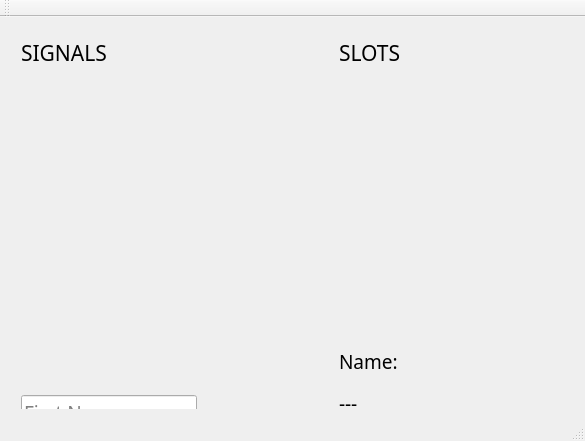
<?xml version="1.0" encoding="UTF-8"?>
<ui version="4.0">
 <class>MainWindow</class>
 <widget class="QMainWindow" name="MainWindow">
  <property name="geometry">
   <rect>
    <x>0</x>
    <y>0</y>
    <width>585</width>
    <height>441</height>
   </rect>
  </property>
  <property name="font">
   <font>
    <family>Bahnschrift</family>
    <pointsize>14</pointsize>
   </font>
  </property>
  <property name="windowTitle">
   <string>MainWindow</string>
  </property>
  <widget class="QWidget" name="centralWidget">
   <widget class="QWidget" name="horizontalLayoutWidget">
    <property name="geometry">
     <rect>
      <x>10</x>
      <y>10</y>
      <width>589</width>
      <height>652</height>
     </rect>
    </property>
    <layout class="QHBoxLayout" name="horizontalLayout">
     <item>
      <layout class="QVBoxLayout" name="VLayoutForm">
       <item>
        <layout class="QFormLayout" name="formLayout">
         <property name="verticalSpacing">
          <number>15</number>
         </property>
         <item row="0" column="0" colspan="2">
          <widget class="QLabel" name="lblTitle_4">
           <property name="font">
            <font>
             <family>Bahnschrift</family>
             <pointsize>16</pointsize>
            </font>
           </property>
           <property name="layoutDirection">
            <enum>Qt::LeftToRight</enum>
           </property>
           <property name="text">
            <string>SIGNALS</string>
           </property>
          </widget>
         </item>
         <item row="1" column="0">
          <spacer name="verticalSpacer">
           <property name="orientation">
            <enum>Qt::Vertical</enum>
           </property>
           <property name="sizeHint" stdset="0">
            <size>
             <width>20</width>
             <height>20</height>
            </size>
           </property>
          </spacer>
         </item>
         <item row="2" column="0">
          <widget class="QLineEdit" name="txtName">
           <property name="font">
            <font>
             <family>Bahnschrift</family>
             <pointsize>14</pointsize>
            </font>
           </property>
           <property name="placeholderText">
            <string>First Name</string>
           </property>
          </widget>
         </item>
         <item row="3" column="0">
          <widget class="QLineEdit" name="txtLastName">
           <property name="font">
            <font>
             <family>Bahnschrift</family>
             <pointsize>14</pointsize>
            </font>
           </property>
           <property name="placeholderText">
            <string>Last Name</string>
           </property>
          </widget>
         </item>
         <item row="5" column="0">
          <widget class="QRadioButton" name="rbFemale">
           <property name="font">
            <font>
             <family>Bahnschrift</family>
             <pointsize>14</pointsize>
            </font>
           </property>
           <property name="text">
            <string>Female</string>
           </property>
           <attribute name="buttonGroup">
            <string notr="true">buttonGroup</string>
           </attribute>
          </widget>
         </item>
         <item row="4" column="0">
          <widget class="QRadioButton" name="rbMale">
           <property name="font">
            <font>
             <family>Bahnschrift</family>
             <pointsize>14</pointsize>
            </font>
           </property>
           <property name="text">
            <string>Male</string>
           </property>
           <attribute name="buttonGroup">
            <string notr="true">buttonGroup</string>
           </attribute>
          </widget>
         </item>
         <item row="7" column="0">
          <layout class="QHBoxLayout" name="horizontalLayout_2">
           <item>
            <widget class="QComboBox" name="cbDay">
             <property name="font">
              <font>
               <family>Bahnschrift</family>
               <pointsize>14</pointsize>
              </font>
             </property>
             <property name="currentText">
              <string/>
             </property>
             <property name="maxVisibleItems">
              <number>31</number>
             </property>
            </widget>
           </item>
           <item>
            <widget class="QComboBox" name="cbMouth">
             <property name="font">
              <font>
               <family>Bahnschrift</family>
               <pointsize>14</pointsize>
              </font>
             </property>
             <property name="currentText">
              <string/>
             </property>
             <property name="maxVisibleItems">
              <number>31</number>
             </property>
            </widget>
           </item>
           <item>
            <widget class="QComboBox" name="cbYear">
             <property name="font">
              <font>
               <family>Bahnschrift</family>
               <pointsize>14</pointsize>
              </font>
             </property>
             <property name="currentText">
              <string/>
             </property>
             <property name="currentIndex">
              <number>-1</number>
             </property>
             <property name="maxVisibleItems">
              <number>100</number>
             </property>
            </widget>
           </item>
          </layout>
         </item>
         <item row="6" column="0">
          <widget class="QLabel" name="lblTitle_5">
           <property name="font">
            <font>
             <family>Bahnschrift</family>
             <pointsize>14</pointsize>
            </font>
           </property>
           <property name="text">
            <string>Birthday:</string>
           </property>
          </widget>
         </item>
        </layout>
       </item>
      </layout>
     </item>
     <item>
      <layout class="QVBoxLayout" name="VLayoutConfirm" stretch="0">
       <property name="spacing">
        <number>16</number>
       </property>
       <item>
        <layout class="QFormLayout" name="formLayout_2">
         <property name="verticalSpacing">
          <number>15</number>
         </property>
         <item row="0" column="0">
          <widget class="QLabel" name="lblTitle">
           <property name="font">
            <font>
             <family>Bahnschrift</family>
             <pointsize>16</pointsize>
            </font>
           </property>
           <property name="text">
            <string>SLOTS</string>
           </property>
          </widget>
         </item>
         <item row="1" column="0">
          <spacer name="verticalSpacer_2">
           <property name="orientation">
            <enum>Qt::Vertical</enum>
           </property>
           <property name="sizeHint" stdset="0">
            <size>
             <width>20</width>
             <height>20</height>
            </size>
           </property>
          </spacer>
         </item>
         <item row="2" column="0">
          <widget class="QLabel" name="lblTitle_2">
           <property name="font">
            <font>
             <family>Bahnschrift</family>
             <pointsize>14</pointsize>
            </font>
           </property>
           <property name="text">
            <string>Name:</string>
           </property>
          </widget>
         </item>
         <item row="3" column="0">
          <widget class="QLabel" name="lblName">
           <property name="font">
            <font>
             <family>Bahnschrift Light</family>
             <pointsize>14</pointsize>
            </font>
           </property>
           <property name="text">
            <string>---</string>
           </property>
          </widget>
         </item>
         <item row="4" column="0">
          <widget class="QLabel" name="lblTitle_3">
           <property name="font">
            <font>
             <family>Bahnschrift</family>
             <pointsize>14</pointsize>
            </font>
           </property>
           <property name="text">
            <string>Last Name:</string>
           </property>
          </widget>
         </item>
         <item row="5" column="0">
          <widget class="QLabel" name="lblLastName">
           <property name="font">
            <font>
             <family>Bahnschrift Light</family>
             <pointsize>14</pointsize>
            </font>
           </property>
           <property name="text">
            <string>---</string>
           </property>
          </widget>
         </item>
         <item row="10" column="0" colspan="2">
          <spacer name="horizontalSpacer">
           <property name="orientation">
            <enum>Qt::Horizontal</enum>
           </property>
           <property name="sizeHint" stdset="0">
            <size>
             <width>40</width>
             <height>20</height>
            </size>
           </property>
          </spacer>
         </item>
         <item row="6" column="0">
          <layout class="QHBoxLayout" name="horizontalLayout_4">
           <item>
            <widget class="QRadioButton" name="rbFemaleConfirm">
             <property name="text">
              <string>Female</string>
             </property>
             <property name="checkable">
              <bool>true</bool>
             </property>
             <property name="checked">
              <bool>false</bool>
             </property>
            </widget>
           </item>
           <item>
            <widget class="QRadioButton" name="rbMaleConfirm">
             <property name="text">
              <string>Male</string>
             </property>
             <property name="checkable">
              <bool>true</bool>
             </property>
            </widget>
           </item>
          </layout>
         </item>
         <item row="7" column="0">
          <widget class="QLabel" name="lblTitle_6">
           <property name="font">
            <font>
             <family>Bahnschrift</family>
             <pointsize>14</pointsize>
            </font>
           </property>
           <property name="text">
            <string>Birthday:</string>
           </property>
          </widget>
         </item>
         <item row="8" column="0">
          <layout class="QHBoxLayout" name="horizontalLayout_3">
           <item>
            <widget class="QLabel" name="lblDay">
             <property name="font">
              <font>
               <family>Bahnschrift Light</family>
               <pointsize>14</pointsize>
              </font>
             </property>
             <property name="text">
              <string>--</string>
             </property>
            </widget>
           </item>
           <item>
            <widget class="QLabel" name="lblSpace">
             <property name="font">
              <font>
               <family>Bahnschrift Light</family>
               <pointsize>14</pointsize>
              </font>
             </property>
             <property name="text">
              <string>/</string>
             </property>
            </widget>
           </item>
           <item>
            <widget class="QLabel" name="lblMouth">
             <property name="font">
              <font>
               <family>Bahnschrift Light</family>
               <pointsize>14</pointsize>
              </font>
             </property>
             <property name="text">
              <string>--</string>
             </property>
            </widget>
           </item>
           <item>
            <widget class="QLabel" name="lblSpace_2">
             <property name="font">
              <font>
               <family>Bahnschrift Light</family>
               <pointsize>14</pointsize>
              </font>
             </property>
             <property name="text">
              <string>/</string>
             </property>
            </widget>
           </item>
           <item>
            <widget class="QLabel" name="lblYear">
             <property name="font">
              <font>
               <family>Bahnschrift Light</family>
               <pointsize>14</pointsize>
              </font>
             </property>
             <property name="text">
              <string>--</string>
             </property>
            </widget>
           </item>
          </layout>
         </item>
        </layout>
       </item>
      </layout>
     </item>
    </layout>
   </widget>
  </widget>
  <widget class="QMenuBar" name="menuBar">
   <property name="geometry">
    <rect>
     <x>0</x>
     <y>0</y>
     <width>585</width>
     <height>29</height>
    </rect>
   </property>
  </widget>
  <widget class="QToolBar" name="mainToolBar">
   <attribute name="toolBarArea">
    <enum>TopToolBarArea</enum>
   </attribute>
   <attribute name="toolBarBreak">
    <bool>false</bool>
   </attribute>
  </widget>
  <widget class="QStatusBar" name="statusBar"/>
 </widget>
 <layoutdefault spacing="6" margin="11"/>
 <resources/>
 <connections>
  <connection>
   <sender>cbDay</sender>
   <signal>currentTextChanged(QString)</signal>
   <receiver>lblDay</receiver>
   <slot>setText(QString)</slot>
   <hints>
    <hint type="sourcelabel">
     <x>59</x>
     <y>355</y>
    </hint>
    <hint type="destinationlabel">
     <x>315</x>
     <y>376</y>
    </hint>
   </hints>
  </connection>
  <connection>
   <sender>cbMouth</sender>
   <signal>currentTextChanged(QString)</signal>
   <receiver>lblMouth</receiver>
   <slot>setText(QString)</slot>
   <hints>
    <hint type="sourcelabel">
     <x>159</x>
     <y>346</y>
    </hint>
    <hint type="destinationlabel">
     <x>357</x>
     <y>380</y>
    </hint>
   </hints>
  </connection>
  <connection>
   <sender>cbYear</sender>
   <signal>currentTextChanged(QString)</signal>
   <receiver>lblYear</receiver>
   <slot>setText(QString)</slot>
   <hints>
    <hint type="sourcelabel">
     <x>261</x>
     <y>343</y>
    </hint>
    <hint type="destinationlabel">
     <x>399</x>
     <y>378</y>
    </hint>
   </hints>
  </connection>
  <connection>
   <sender>rbMale</sender>
   <signal>clicked()</signal>
   <receiver>rbMaleConfirm</receiver>
   <slot>click()</slot>
   <hints>
    <hint type="sourcelabel">
     <x>28</x>
     <y>233</y>
    </hint>
    <hint type="destinationlabel">
     <x>448</x>
     <y>293</y>
    </hint>
   </hints>
  </connection>
  <connection>
   <sender>rbFemale</sender>
   <signal>clicked()</signal>
   <receiver>rbFemaleConfirm</receiver>
   <slot>click()</slot>
   <hints>
    <hint type="sourcelabel">
     <x>38</x>
     <y>277</y>
    </hint>
    <hint type="destinationlabel">
     <x>365</x>
     <y>304</y>
    </hint>
   </hints>
  </connection>
 </connections>
 <buttongroups>
  <buttongroup name="buttonGroup"/>
 </buttongroups>
</ui>
